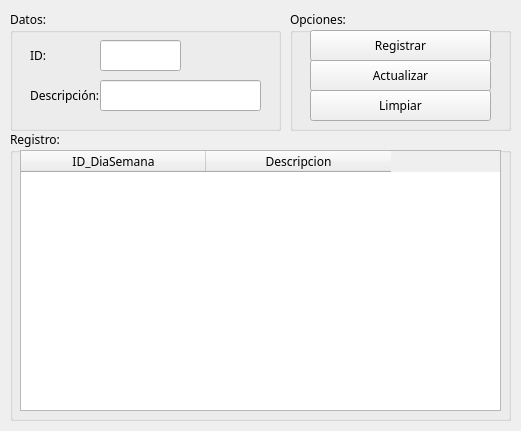
<?xml version="1.0" encoding="UTF-8"?>
<ui version="4.0">
 <class>MainWindow</class>
 <widget class="QMainWindow" name="MainWindow">
  <property name="geometry">
   <rect>
    <x>0</x>
    <y>0</y>
    <width>521</width>
    <height>431</height>
   </rect>
  </property>
  <property name="minimumSize">
   <size>
    <width>521</width>
    <height>431</height>
   </size>
  </property>
  <property name="maximumSize">
   <size>
    <width>521</width>
    <height>431</height>
   </size>
  </property>
  <property name="windowTitle">
   <string>MainWindow</string>
  </property>
  <widget class="QWidget" name="centralwidget">
   <widget class="QGroupBox" name="groupBox">
    <property name="geometry">
     <rect>
      <x>10</x>
      <y>10</y>
      <width>271</width>
      <height>121</height>
     </rect>
    </property>
    <property name="font">
     <font>
      <family>Bahnschrift SemiBold</family>
      <pointsize>9</pointsize>
     </font>
    </property>
    <property name="title">
     <string>Datos:</string>
    </property>
    <widget class="QLabel" name="label">
     <property name="geometry">
      <rect>
       <x>20</x>
       <y>30</y>
       <width>61</width>
       <height>31</height>
      </rect>
     </property>
     <property name="text">
      <string>ID:</string>
     </property>
    </widget>
    <widget class="QLineEdit" name="txtIdDiasemana">
     <property name="geometry">
      <rect>
       <x>90</x>
       <y>30</y>
       <width>81</width>
       <height>31</height>
      </rect>
     </property>
     <property name="font">
      <font>
       <family>Bahnschrift</family>
      </font>
     </property>
    </widget>
    <widget class="QLabel" name="label_2">
     <property name="geometry">
      <rect>
       <x>20</x>
       <y>70</y>
       <width>71</width>
       <height>31</height>
      </rect>
     </property>
     <property name="text">
      <string>Descripción:</string>
     </property>
    </widget>
    <widget class="QLineEdit" name="txtDescripcion">
     <property name="geometry">
      <rect>
       <x>90</x>
       <y>70</y>
       <width>161</width>
       <height>31</height>
      </rect>
     </property>
     <property name="font">
      <font>
       <family>Bahnschrift</family>
      </font>
     </property>
     <property name="frame">
      <bool>true</bool>
     </property>
     <property name="echoMode">
      <enum>QLineEdit::Normal</enum>
     </property>
     <property name="cursorMoveStyle">
      <enum>Qt::VisualMoveStyle</enum>
     </property>
    </widget>
   </widget>
   <widget class="QGroupBox" name="groupBox_2">
    <property name="geometry">
     <rect>
      <x>290</x>
      <y>10</y>
      <width>221</width>
      <height>121</height>
     </rect>
    </property>
    <property name="font">
     <font>
      <family>Bahnschrift SemiBold</family>
      <pointsize>9</pointsize>
     </font>
    </property>
    <property name="title">
     <string>Opciones:</string>
    </property>
    <widget class="QPushButton" name="btnRegistrar">
     <property name="geometry">
      <rect>
       <x>20</x>
       <y>20</y>
       <width>181</width>
       <height>31</height>
      </rect>
     </property>
     <property name="font">
      <font>
       <family>Bahnschrift</family>
      </font>
     </property>
     <property name="text">
      <string>Registrar</string>
     </property>
    </widget>
    <widget class="QPushButton" name="btnActualizar">
     <property name="geometry">
      <rect>
       <x>20</x>
       <y>50</y>
       <width>181</width>
       <height>31</height>
      </rect>
     </property>
     <property name="font">
      <font>
       <family>Bahnschrift</family>
      </font>
     </property>
     <property name="text">
      <string>Actualizar</string>
     </property>
    </widget>
    <widget class="QPushButton" name="btnLimpiar">
     <property name="geometry">
      <rect>
       <x>20</x>
       <y>80</y>
       <width>181</width>
       <height>31</height>
      </rect>
     </property>
     <property name="sizePolicy">
      <sizepolicy hsizetype="Expanding" vsizetype="Fixed">
       <horstretch>0</horstretch>
       <verstretch>0</verstretch>
      </sizepolicy>
     </property>
     <property name="font">
      <font>
       <family>Bahnschrift</family>
      </font>
     </property>
     <property name="text">
      <string>Limpiar</string>
     </property>
    </widget>
   </widget>
   <widget class="QGroupBox" name="groupBox_3">
    <property name="geometry">
     <rect>
      <x>10</x>
      <y>130</y>
      <width>501</width>
      <height>291</height>
     </rect>
    </property>
    <property name="font">
     <font>
      <family>Bahnschrift SemiBold</family>
      <pointsize>9</pointsize>
     </font>
    </property>
    <property name="title">
     <string>Registro:</string>
    </property>
    <widget class="QTableWidget" name="tblDiasemana">
     <property name="geometry">
      <rect>
       <x>10</x>
       <y>20</y>
       <width>481</width>
       <height>261</height>
      </rect>
     </property>
     <property name="minimumSize">
      <size>
       <width>1</width>
       <height>1</height>
      </size>
     </property>
     <property name="maximumSize">
      <size>
       <width>601</width>
       <height>551</height>
      </size>
     </property>
     <property name="font">
      <font>
       <family>Bahnschrift</family>
      </font>
     </property>
     <attribute name="horizontalHeaderDefaultSectionSize">
      <number>185</number>
     </attribute>
     <column>
      <property name="text">
       <string>ID_DiaSemana</string>
      </property>
      <property name="font">
       <font>
        <family>Bahnschrift</family>
        <pointsize>9</pointsize>
       </font>
      </property>
     </column>
     <column>
      <property name="text">
       <string>Descripcion</string>
      </property>
      <property name="font">
       <font>
        <family>Bahnschrift</family>
        <pointsize>9</pointsize>
       </font>
      </property>
     </column>
    </widget>
   </widget>
  </widget>
 </widget>
 <resources/>
 <connections/>
</ui>
